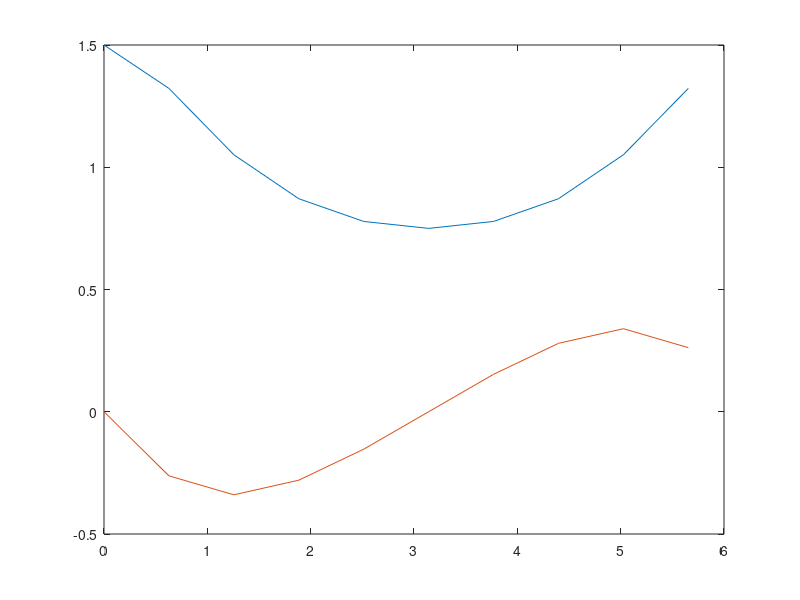

MATLAB code for this plot:
a1 = 1/3;
max_limit = 10;
for n=[0:max_limit-1]
	x1(n+1) = a1^n;
end

n = [0:max_limit-1];
Wmax = 2*pi;
W =  n*Wmax/ max_limit;
L = length(W);
clear XW;
for k=[1:1:L]
	XW(k) = x1 * exp(-j*n'*W(k));
end

plot(W, abs(XW), W, angle(XW))
